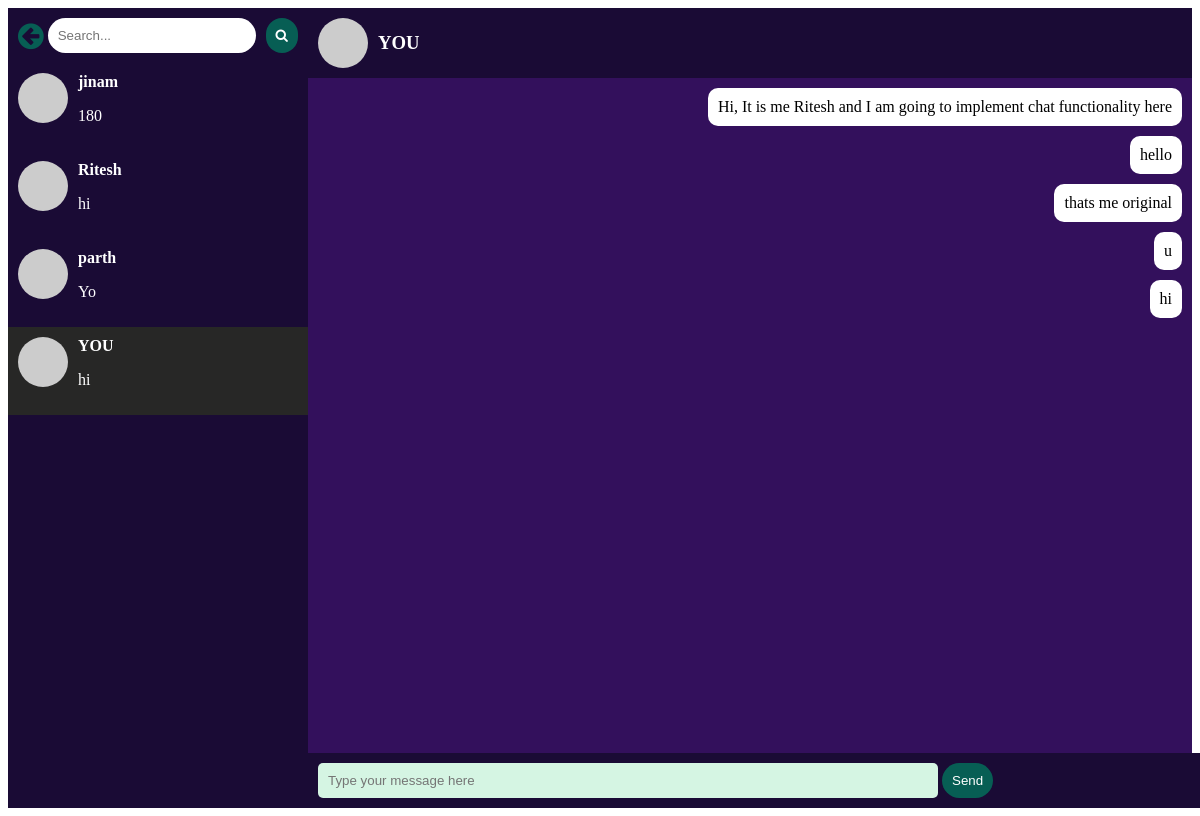
Page /users/chat/index.php (signed in) on the committed database.
### tables this page shows
CREATE TABLE `chatroom` (
  `room_id` int(11) NOT NULL,
  `user1` int(11) NOT NULL,
  `user2` int(11) NOT NULL,
  `last_msg` varchar(500) NOT NULL
);

CREATE TABLE `users` (
  `user_id` int(11) NOT NULL,
  `name` varchar(25) NOT NULL,
  `email` varchar(50) NOT NULL,
  `contact` varchar(10) NOT NULL,
  `age` int(11) NOT NULL,
  `password` varchar(300) NOT NULL,
  `verification_code` varchar(255) NOT NULL,
  `is_verified` int(10) NOT NULL DEFAULT 0
);

CREATE TABLE `messages` (
  `room_id` int(11) NOT NULL,
  `msg_id` int(11) NOT NULL,
  `msg` varchar(500) NOT NULL,
  `sender` int(11) NOT NULL,
  `receiver` int(11) NOT NULL
);

### users/chat/index.php (the view, shortened to what this page needs)
<?php
    include "../../db_connect.php";
?>
<!DOCTYPE html>
<html lang="en">
<head>
    <link rel="stylesheet" href="https://cdnjs.cloudflare.com/ajax/libs/font-awesome/4.7.0/css/font-awesome.min.css">
    <link rel="stylesheet" href="style.css">
</head>
<body>
    <div class="chat-app">
        <div class="left-container" style="color: white">
          <div class="search-container">
            <a href="../homepage/"><i class="fa fa-arrow-circle-left" style="font-size:30px; color: rgb(7,94,84);"></i></a>
            <input type="text" placeholder="Search...">
            <button><i class="fa fa-search"></i></button>
          </div>
          <ul class="friends-list">
            <?php
                    $user_id=$_SESSION['user_id'];
                    $sql="SELECT * from chatroom where user1=$user_id or user2=$user_id;";
                    $result=mysqli_query($conn,$sql);
                    if(mysqli_num_rows($result) > 0)
                    {
                        while($row = mysqli_fetch_array($result))
                        {
                          if($row['user1']==$user_id)
                            $friend=$row['user2'];
                          else
                            $friend=$row['user1'];
                          if($_SESSION['friend']!=$friend)
                            echo "<li class='friend'>";
                          else
                          echo "<li class='friend active'>";
                          echo "
                            <a href='index.php?id1=" . $friend . "' style='color: white; text-decoration: none; display: flex;'>
                              <img src='https://dummyimage.com/50x50/000/fff' alt='Profile Picture'>
                              <div class='friend-info'>
                                <h4>";
                                $sql = "select * from users where user_id = $friend;";
                                $result1=mysqli_query($conn,$sql);
                                $row1 = mysqli_fetch_array($result1);
                                if($friend != $user_id)
                                  echo $row1['name'];
                                else
                                  echo "YOU";
                                echo '</h4>
                                <p>';
                                echo $row['last_msg'];
                                echo '</p>
                              </div>
                              </a>
                            </li>
                          ';
                        }
                    }
                ?>
          </ul>
        </div>
        <div class="chat-container">
          <div class="chat-header">
            <img src="https://dummyimage.com/50x50/000/fff" alt="Profile Picture">
            <?php
                    $user_id=$_SESSION['user_id'];
                    $friend = $_SESSION['friend'];
                    echo '
                    <h3 style="color:white">';
                    $sql = "select * from users where user_id = $friend;";
                    $result1=mysqli_query($conn,$sql);
                    $row1 = mysqli_fetch_array($result1);
                    if($friend != $user_id)
                      echo $row1['name'];
                    else
                      echo "YOU";
                    echo '</h3>
                    </div>
                    <div class="chat-messages">';
                    $sql="SELECT * from chatroom where (user1=$user_id and user2=$friend)
                    or (user1=$friend and user2=$user_id);";
                    $result=mysqli_query($conn,$sql);
                    $row = mysqli_fetch_array($result);
                    $room = $row['room_id'];
                    $sql = "SELECT * from messages where room_id = $room;";
                    $result=mysqli_query($conn,$sql);
                    if(mysqli_num_rows($result) > 0)
                    {
                        while($row = mysqli_fetch_array($result))
                        {
                          if($row['sender']==$user_id)
                            echo '<div class="message received">';
                          else
                            echo '<div class="message">';
                          echo '
                            <p>' . $row['msg'] . '</p>
                            </div>
                          ';
                        }
                    }
                ?>
                </div>
          <div class="chat-input">
            <form action="#" method="post" enctype="multipart/form-data">
                <input type="text" name="msg" placeholder="Type your message here">
                <button type="submit">Send</button>
            </form>
          </div>
        </div>
      </div>
</body>
</html>

### users/chat/style.css (style rules this page uses)
body { overflow: hidden; }
.chat-app { display: flex; height: 100vh; }
.left-container { width: 300px; background-color: rgb(26,11,53); display: flex; flex-direction: column; }
.search-container { display: flex; align-items: center; padding: 10px; }
.search-container input[type="text"] { flex: 1; padding: 10px; border-radius: 20px; border: none; outline: none; margin-right: 10px; }
.search-container button { background-color: #075e54; color: #fff; border: none; padding: 10px; border-radius: 20px; cursor: pointer; outline: none; }
.friends-list { list-style: none; margin: 0; padding: 0; }
.friend { display: flex; align-items: center; padding: 10px; cursor: pointer; }
.friend.active { background-color: #272726; }
.friend img { width: 50px; height: 50px; border-radius: 50%; margin-right: 10px; }
.friend-info h4 { margin: 0 }
.chat-container { flex: 1; display: flex; flex-direction: column; }
.chat-header { display: flex; align-items: center; padding: 10px; background-color: rgb(26,11,53); }
.chat-header img { width: 50px; height: 50px; border-radius: 50%; margin-right: 10px; }
.chat-header h3 { margin: 0; }
.chat-messages { flex: 1; display: flex; flex-direction: column; background-color: rgb(51, 16, 92); padding: 10px; overflow-y: scroll; }
.message { background-color: #dcf8c6; padding: 10px; border-radius: 10px; max-width: 70%; margin-bottom: 10px; align-self: flex-start; }
.message p { margin: 0; }
.message.received { background-color: #fff; align-self: flex-end; }
.chat-input { display: flex; width: 100%; padding: 10px; background-color: #1a0b35; }
.chat-input input[type="text"] { flex: 1; width: 1100px; padding: 10px; border: none; background-color: #d5f5e3; border-radius: 5px; }
.chat-input button { background-color: #075e54; color: #fff; border: none; padding: 10px; border-radius: 20px; cursor: pointer; outline: none; }
@media (max-width: 1200px) { .chat-input input[type="text"] { width: 600px; } }

### rows in the picture
chatroom: users.name "jinam", last_msg "180"
chatroom: users.name "Ritesh", last_msg "hi"
chatroom: users.name "parth", last_msg "Yo"
chatroom: user2 "YOU", last_msg "hi"
messages: msg "Hi, It is me Ritesh and I am going to implement chat functionality here"
messages: msg "hello"
messages: msg "thats me original"
messages: msg "u"
messages: msg "hi"
